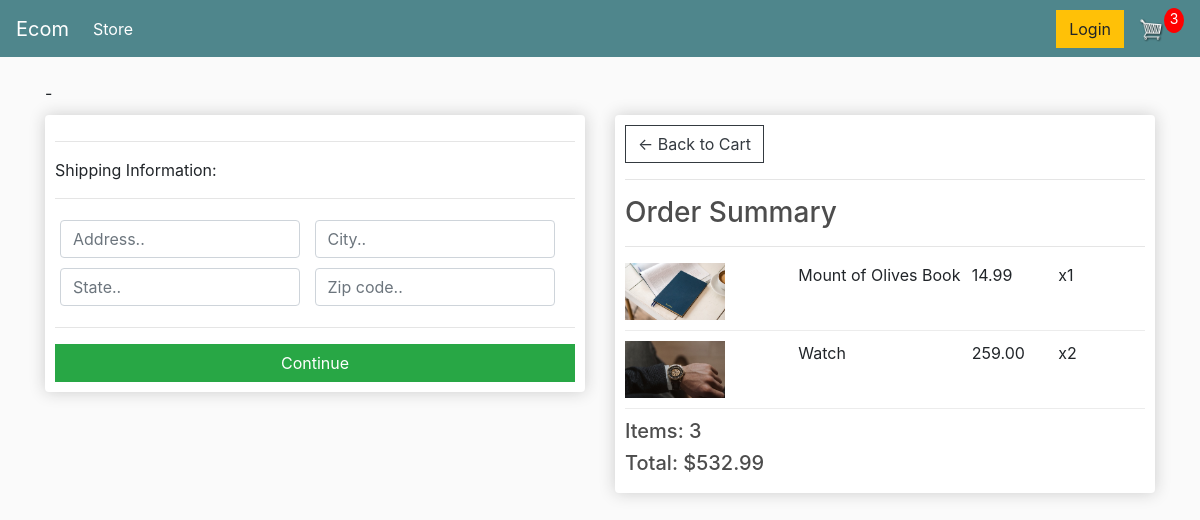
Before: /checkout/ (signed in) with the older database file.
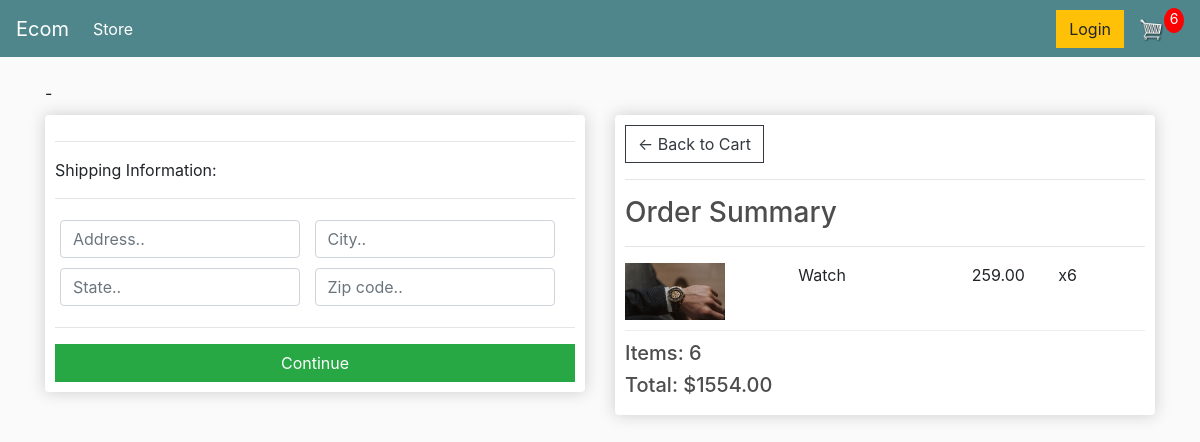
After: the same page with the newer database file.
### store/models.py (models this page shows, shortened)
class OrderItem(models.Model):
    product = models.ForeignKey(Product, on_delete=models.SET_NULL, null=True, blank=True)
    order = models.ForeignKey(Order, on_delete=models.SET_NULL, null=True, blank=True)
    quantity = models.IntegerField(default=0, null=True, blank=True)
    date_added = models.DateTimeField(auto_now_add=True)
    @property
    def get_total(self):
        return self.quantity * self.product.price

class Product(models.Model):
    name = models.CharField(max_length=200, null=True)
    price = models.FloatField()
    digital = models.BooleanField(default=False, null=True, blank=True)
    image = models.ImageField(null=True, blank=True)
    @property
    def imageURL(self):
        try:
            url = self.image.url
        except:
            url = ''
        return url

class Order(models.Model):
    customer = models.ForeignKey(Customer, on_delete=models.SET_NULL, null=True, blank=True)
    date_ordered = models.DateTimeField(auto_now_add=True)
    complete = models.BooleanField(default=False, null=True, blank=False)
    transaction_id = models.CharField(max_length=100, null=True)
    @property
    def shipping(self):
        shipping = False
        order_items = self.orderitem_set.all()
        for item in order_items:
            if item.product.digital == False:
                shipping = True
                break
        return shipping
    @property
    def get_cart_total(self):
        order_items = self.orderitem_set.all()
        total = sum([item.get_total for item in order_items])
        return total
    @property
    def get_number_of_items(self):
        order_items = self.orderitem_set.all()
        total = sum([item.quantity for item in order_items])
        return total

### store/views.py (the view, shortened to what this page needs)
# urls.py: path('checkout/', views.checkout, name = 'checkout'),
def checkout(request):
    if request.user.is_authenticated:
        customer = request.user.customer
        order, created = Order.objects.get_or_create(customer = customer, complete = False)
        items = order.orderitem_set.all()
        noOfCartItems = order.get_number_of_items
    context={ 'items': items, 'order': order, 'noOfCartItems':  noOfCartItems }
    return render(request, 'store/checkout.html', context)

### templates/store/checkout.html (shortened to what this page needs)
{% extends 'store/main.html' %}
{% load static %}
{% block content %}-
    <div class="row">
        <div class="col-lg-6">
            <div class="box-element" id="form-wrapper">
                <form id="form">
                    <div id="shipping-info">
                        <hr>
                        <p>Shipping Information:</p>
                        <hr>
                        <div class="form-field">
                            <input class="form-control" type="text" name="address" placeholder="Address..">
                        </div>
                        <div class="form-field">
                            <input class="form-control" type="text" name="city" placeholder="City..">
                        </div>
                        <div class="form-field">
                            <input class="form-control" type="text" name="state" placeholder="State..">
                        </div>
                        <div class="form-field">
                            <input class="form-control" type="text" name="zipcode" placeholder="Zip code..">
                        </div>
                    </div>
                    <hr>
                    <input id="form-button" class="btn btn-success btn-block" type="submit" value="Continue">
                </form>
            </div>
            <br>
        </div>
        <div class="col-lg-6">
            <div class="box-element">
                <a  class="btn btn-outline-dark" href="{% url 'cart' %}">&#x2190; Back to Cart</a>
                <hr>
                <h3>Order Summary</h3>
                <hr>
                {% for item in items %}
                    <div class="cart-row">
                        <div style="flex:2"><img class="row-image" src="{{item.product.imageURL}} "></div>
                        <div style="flex:2"><p>{{item.product.name}}</p></div>
                        <div style="flex:1"><p>{{item.product.price|floatformat:2}}</p></div>
                        <div style="flex:1"><p>x{{item.quantity}}</p></div>
                    </div>
                {% endfor %}
                <h5>Items:   {{order.get_number_of_items}}</h5>
                <h5>Total:   ${{order.get_cart_total|floatformat:2}}</h5>
            </div>
        </div>
    </div>
{% endblock content %}

Changed rows visible on the page:
removed OrderItem: product.imageURL (picture), product.name "Mount of Olives Book", product.price "14.99", quantity "1"
changed OrderItem "Watch": quantity "2" → "6"
changed through a linked row, Order: get_number_of_items "3" → "6"; get_cart_total "532.99" → "1554.00"
Other visible differences:
{{ noOfCartItems }}: "3" → "6"
